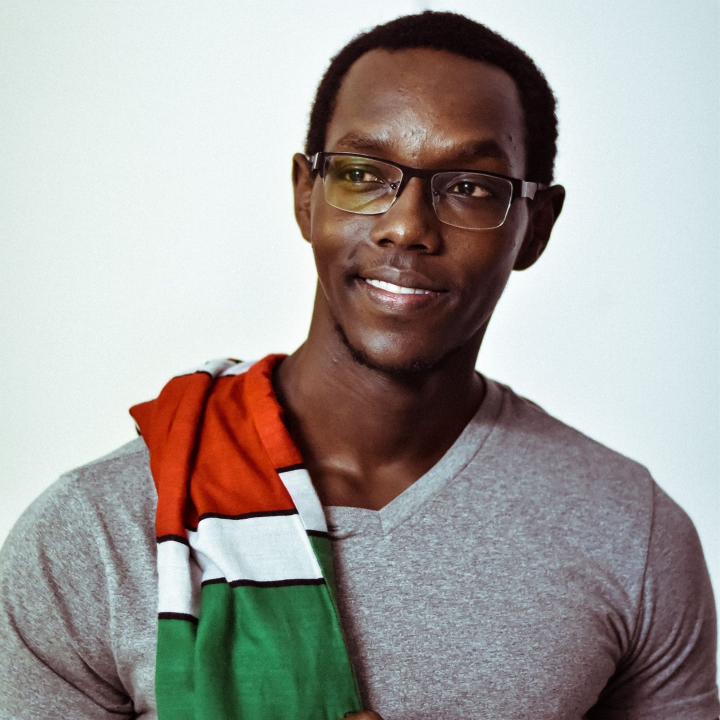
#> input picture PEACE-DOVE/iM00RAN.jpg, 1440 x 1440 px (shown at 1/2 size); its folder holds only this picture in this run
$ jupyter execute --allow-errors 'LBA MACHINE LEARNING.ipynb'   (shell and % lines are left out)
#> lines starting #> are read from the running program, lines starting #| are printed output that depends on the picture; long printed decimals are rounded
One of my favorite sites in Berlin is the City Wall. It has a rich history with the modern art gallery that it has been turned into being a photographer's paradise. I took several pictures of a peace dove over a period of 3 hours. This ranged from 16:00 to 19:00, with the sun setting at around 17:45.

On to the fun Machine Learning part.

The first part is importing all the tools I will be using. I have commented in the purposes of each of the imports.

[cell 1]
#To plot within the notebook
from sklearn.decomposition import PCA # Surmoning the Principal Component Gods
import skimage.transform as imtran # The wizard of Image transformation. They do a mean Image resize
import numpy as np # Our package who art in numbers
import matplotlib.pyplot as plt # Let there be plots...
from PIL import Image # This one is a bit boring, Opens images, bla bla bla, the usual.
from mpl_toolkits.mplot3d import Axes3D # 3D projections that are actually better than imax!
import glob #An earth wannabe, 'global environment' package.

I made use of the different colors to represent different images in my plots so the number of images I plot was limited by the number of colors I can include. I have a total of about 40 images, but I worked with 12 here to keep things neat. If you add a new, unique color, another image will be included in the processing.

The first 3 are the outliers. I made the first black, dimgrey and brow for diversity purposes. I'm kidding, It was just easy to tell appart in case some of the points crisscross with the base images of the Berlin Wall.

display_image() is my display tool. It pltos the images in columns of 3 and as many rows as needed.

standard_importer() does the file fetrching from the local directory. You can change this to the path folder name of your choice though I've included my image set for replication purposes.
I converted the images to monochrome hence the 'L' option. I also resize the to 512 by 512 pixels using my image transformer.  The reflect mode so that points outside the boundary/edges, in case there are any, will be filled by a reflection of the image assuming the edge is a 'mirror'.

[cell 2]
color_set = ['black','dimgrey', 'brown','darkgrey', 'y', 'red', 'blue', 'green','orchid','orange','maroon',
             'khaki', 'peru', 'cyan']
def display_image(images, im_names, rows = 1, columns = 3):
    %matplotlib inline
    fig=plt.figure(figsize=(18, 18))
    count = 0
    for i in range(1, columns*rows +1):
        fig.add_subplot(rows, columns, i)
        plt.imshow(images[count])
        plt.title(im_names[count])
        count+=1
    plt.show()

def standard_importer(path='./ML-IMGS/PEACE-DOVE'):
#> called with path = './ML-IMGS/PEACE-DOVE'
    image_list, image_names = [], []
    for file in glob.glob(f'{path}/*.jpg'):
        image_resized = imtran.resize(np.array(Image.open(file).convert('L')), (512,512), mode = "reflect")
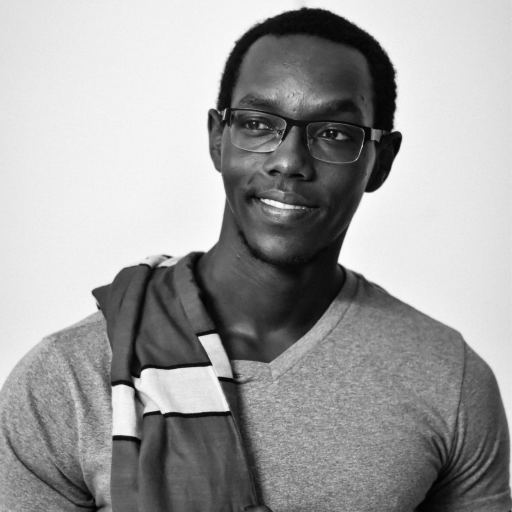
#> image_resized: shape (512, 512) float64; min 0.0053, max 0.996, mean 0.625
        image_list.append(image_resized)
        image_names.append(file.split('\\')[-1])
    return image_list, image_names
peace_doves, dove_names = standard_importer()
#> peace_doves = 1 item; dove_names = 1 item
#> (the rest of this cell did not finish here and is left out)

#> after the loop in display_image, `for i in range(1, columns*rows +1):`: count = 1

This baby here is tiny but does all the work. Sad.
pca_reduction() takes any image, the number of desired dimensions, by default set to 2 since I had started in 2d but you can change this. It returns a PCA reduced image with the components explaining about 55% of the variance for our base images of the peace dove and for our outliers, it varies a bit more radically than the consistent images. You notice that the peace dove images can have an average of about 55% of the variance explained by the first two components. The first random image was much simpler hence most of Its variance, the 64%, was explained by the first 2 component. One image from late at night was much darker hence the monochrome image was much simple to explain as it generally had a dark shade. Almost 75% of Its variance could be explained by the first two components.  The rest, which were taken in similar light conditions, had about 55% of the variance. Our off site image, the one that was not a bird, was the one least explained byt the first two components. It was fill of random and varying content hence I would expect It to need many more components. Unlike our other images where some large sections were covered with say the sky which is really consistent, this had  a lot of noise. Things were happening everywhere. The extensive variation explains why while the first two components explain a lot, they are not sufficient. We need much more to capture every but of it.
I will include a 'number of components' vs 'variance explained' plot at the bottom.

[cell 3]
#These save instances of PCA used for each picture to keep consisten. I will reuse the instances for deconstruction.
#While I technically understand that I can reuse the same 2d and 3d instances, I chose to go by this just for a peace
#of mind. I wanted to keep my instances in check.
image_vars = []
pc_ins2, pc_ins3 = [], []
def pca_reduction(pic, ndim=2):
    #The amount of explained variance is relative to the total amount of explained variance by the components
    main_fit = PCA().fit(pic)
    pca_reduction.total_components = sum(main_fit.explained_variance_)
    var_exp = [(i/pca_reduction.total_components)*100 for i in sorted(main_fit.explained_variance_, reverse=True)]
    image_vars.append(var_exp)
    print(f"Total variance captures when decomposing: {pca_reduction.total_components}%")
    pca_reduction.pca = PCA(n_components =ndim)
    if ndim == 2:
        pc_ins2.append(pca_reduction.pca)
    else:
        pc_ins3.append(pca_reduction.pca)
    return pca_reduction.pca.fit_transform(pic)

I separated my 2D and 3D plotters just to keep things need. There are redundancies but it is easier to track them separate.

Our pca_reductor does the dimension reduction and gives us 2 or 3 dimensions depending on our specification which we can plot sensible. There is not much to explain here but at the bottom, I explain what these plots can tell us.

[cell 4]
def plot_2d_image(ax,image_2d, col):
    x_list, y_list = [], []
    for point in image_2d:
        x_list.append(point[0])
        y_list.append(point[1])
    ax.scatter(x_list, y_list, marker='1', color=col)
    ax.plot(x_list, y_list, color=col)
    return None

def plot_3d_image(ax, image_3d, col):
    x_list, y_list, z_list = [], [], []
    for point in image_3d:
        x_list.append(point[0])
        y_list.append(point[1])
        z_list.append(point[2])
    ax.scatter(x_list, y_list, z_list,marker="1", color=col)
    ax.plot(x_list, y_list, z_list, color=col)
    return None

def plot_components(image_set, names, dimm=2, color_set=color_set):
#> called with dimm = 2
    low_dim = []
    if dimm==2:
        fig = plt.figure(figsize=(10, 10), dpi=80, facecolor='w', edgecolor='k')
        ax = fig.add_subplot(111)
        ax.set_title("2 Dimension Image Plot")
        ax.set_xlabel("1st Principle Component")
        ax.set_ylabel("2nd Principle Component")

    if dimm ==3:
        fig = plt.figure(figsize=(10, 10), dpi=80, facecolor='w', edgecolor='k')
        ax = fig.add_subplot(111, projection='3d')
        ax.set_title("3 Dimension Image Plot")
        ax.set_xlabel("1st Principle Component")
        ax.set_ylabel("2nd Principle Component")
        ax.set_zlabel("3rd Principle Component")
    for i in range(len(color_set)):
        ld = pca_reduction(image_set[i], ndim = dimm)
        vars_e = [(i/pca_reduction.total_components)*100 for i in sorted(pca_reduction.pca.explained_variance_, reverse =True)]
        totv = sum(vars_e)
        print('-'*100)
        print(f"Component variance explained in order: {vars_e}")
        print(f"{names[i]} Total variance explained by {dimm} components =  {totv}% \n")
        print('-'*100)
        low_dim.append(ld)
        if dimm==2:
            plot_2d_image(ax,ld, col=color_set[i])
        if dimm == 3:
            plot_3d_image(ax,ld, col=color_set[i])
#> this loop made 2 passes
#> (vars_e, totv) on pass 1: ([50.16, 15.05], 65.21)
#| Total variance captures when decomposing: 34.967%
#| Component variance explained in order: [50.156, 15.050]
#| PEACE-DOVE/iM00RAN.jpg Total variance explained by 2 components =  65.206%
#> after the loop, low_dim = 1 point arrays, longest 512 points
#> this loop made 2 passes
#> (vars_e, totv) on pass 1: ([50.16, 15.05, 10.42], 75.63)
#| Total variance captures when decomposing: 34.967%
#| Component variance explained in order: [50.156, 15.050, 10.420]
#| PEACE-DOVE/iM00RAN.jpg Total variance explained by 3 components =  75.627%
#> after the loop, low_dim = 1 item
    plt.legend(names)
    return low_dim

Here, we do the reduction and plotting in 2 dimensions.

You will notice the black plot(im0RAN0) is way higher than the rest of the plots. The grey one(im0RAN1) and brown(im0RAN2) one are a bit mixed in with the rest but their shappes are completely different.

The rest of the points for all images with No RAN in their name are somewhat consistent in shape and span the ame region, somewhere near the mean 0,0. This is the case for both 3D and 2D Plots.

#> (a cell that did not finish here is left out)

With the 3D plot, we make use of 3 Components. These 3 components are the ones that explain the most variance. Of course they will in total explain much more variance of the total captured variance when decomposing. I imagine it would interest you to show how much variance each explains so I have included this too.

#> (a cell that did not finish here is left out)

The whole idea is, the numbers we are plotting are weights that tweak the magnitude of effect each component has. It is why for our dove plot, the magnificent flying one, we find it further away from the origin, 0,0. It means it has large weight and in turn the components affect it more hence their ability to explain the variance better. They contribute a lot hence why we see Its plots being way outlying from the rest and being much larger. The third plot, im0RAN0, is the closes to the origin but not at the origin because while the components explain a lot of the variance, it is a mere 40% of the total so they have relatively lower weights compares to the rest. The middle case, out eagle, has slightly more than the rest explained so Its line is a bit close to where most of the images lie, somewhere between our Dove and the rest. Our im0RAN3 is the centermost.

[cell 7]
def reconstructor(lower_dimensional_data, dims):
    approximations = []
    approx_names = ["app_"+i for i in dove_names]
    count = 0
    for ldi in lower_dimensional_data:
        if dims == 2:
            approximations.append(pc_ins2[count].inverse_transform(ldi))
        else:
            approximations.append(pc_ins3[count].inverse_transform(ldi))
    count+=1
    return display_image(approximations, approx_names, rows=(len(color_set)//3))

Now on to the reconstructions, the same pattern is observed. We should not expect to see the exact image given how drastic the dimensionality reduction has been but it is quite clear what the images are. A clear example is app_im0RAN0, This is our outlier dove. About 64% of the variance on this was captures during decomposition and our reconstruction is quite reflective of the image. We can see some of the colors from the original monochrome and can easily tell the outline of the wings.

The same can be said about our base images which had a lower total explained variance. You can tell the color scheme but the distortion makes the shape hard to tell. The night image, im20, was fuzzy thus the nitty gritty details that appear in the bright day images were lost. These were not as vital hence why we see more variance being captured. It was a much simpler image to represent since a lot of the edges were shades of black. Similar to our Dove random image. Either way, we can tell it is quite similar to our base images from the site.  These had roughly the same amoung of variance captured and thus, we see much more similarity in the reconstructions. Our Rand2, which was offside, was the one with the most detail. So little of the variance was captured hence why the reconstruction does not give us much information about the original.

#> (a cell that did not finish here is left out)

The 3 dimension case is similar but with an extra dimension in line to give us more information, the reconstruction are slightly more accurate in reflecting the original features.

#> (a cell that did not finish here is left out)

This is a plot of the variance explained by the various components. The first components usually capture the most detail, with the relative importance reducing as the component number increases.

I plot for the dove, the eagle, the off site image and one example of the base site images of the wall.

[cell 10]
def explained_var(var_exp,imname):
    # PLOT OUT THE EXPLAINED VARIANCES SUPERIMPOSED
#> called with imname = 'Dove Image: im0RAN0'
    cum_var_exp = np.cumsum(var_exp)
#> cum_var_exp = 512 values from 50.16 to 100
    plt.figure(figsize=(10, 5))
    plt.step(range(1, len(var_exp)+1), cum_var_exp, where='mid',label='cumulative explained variance')
    plt.title(f'Cumulative Explained Variance as a Function of the Number of Components for {imname}')
    plt.ylabel('Cumulative Explained variance')
    plt.xlabel('Principal components')
    plt.axhline(y = 95, color='k', linestyle='--', label = '95% Explained Variance')
    plt.axhline(y = 90, color='c', linestyle='--', label = '90% Explained Variance')
    plt.axhline(y = 85, color='r', linestyle='--', label = '85% Explained Variance')
    plt.legend(loc='best')
    plt.show()
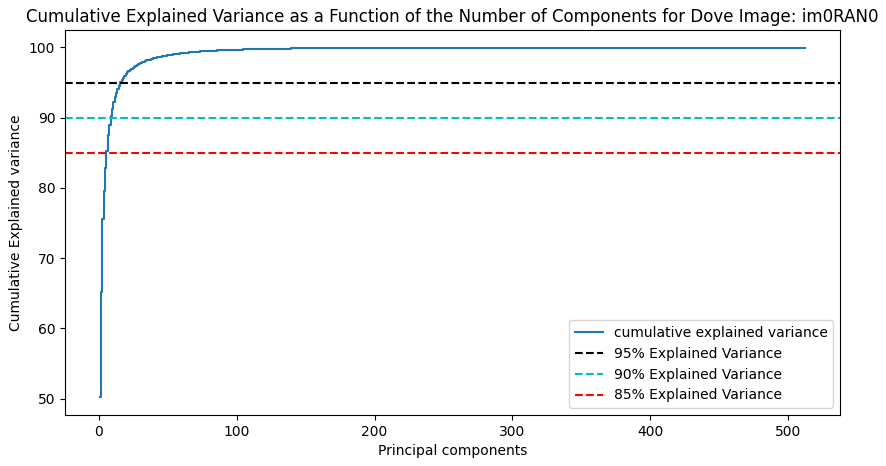
#> figure drawn by matplotlib, 1 panel; curve peaks at x = 511, y = 100
    return None

[cell 11]
explained_var(image_vars[0], "Dove Image: im0RAN0")

[cell 12]
explained_var(image_vars[1], "Eagle Image: im0RAN1")
#> call 2 of explained_var, with imname = 'Eagle Image: im0RAN1'
#> in explained_var (call 2), `plt.show()`:
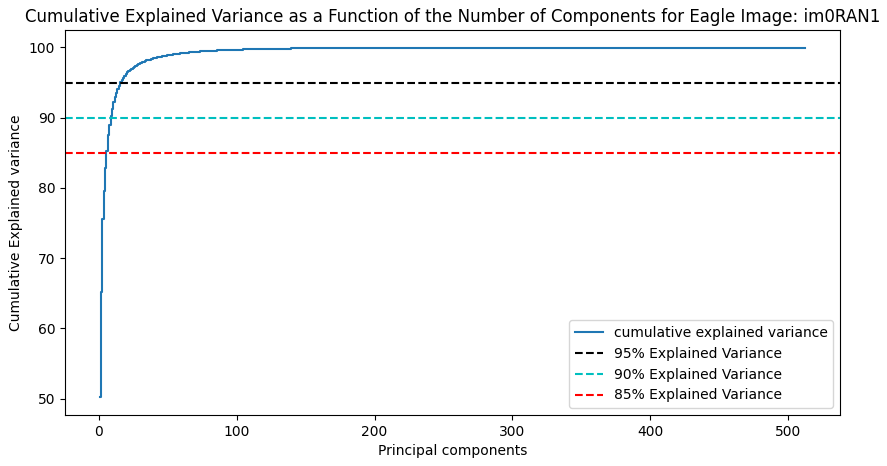
#> figure drawn by matplotlib, 1 panel; curve peaks at x = 511, y = 100
